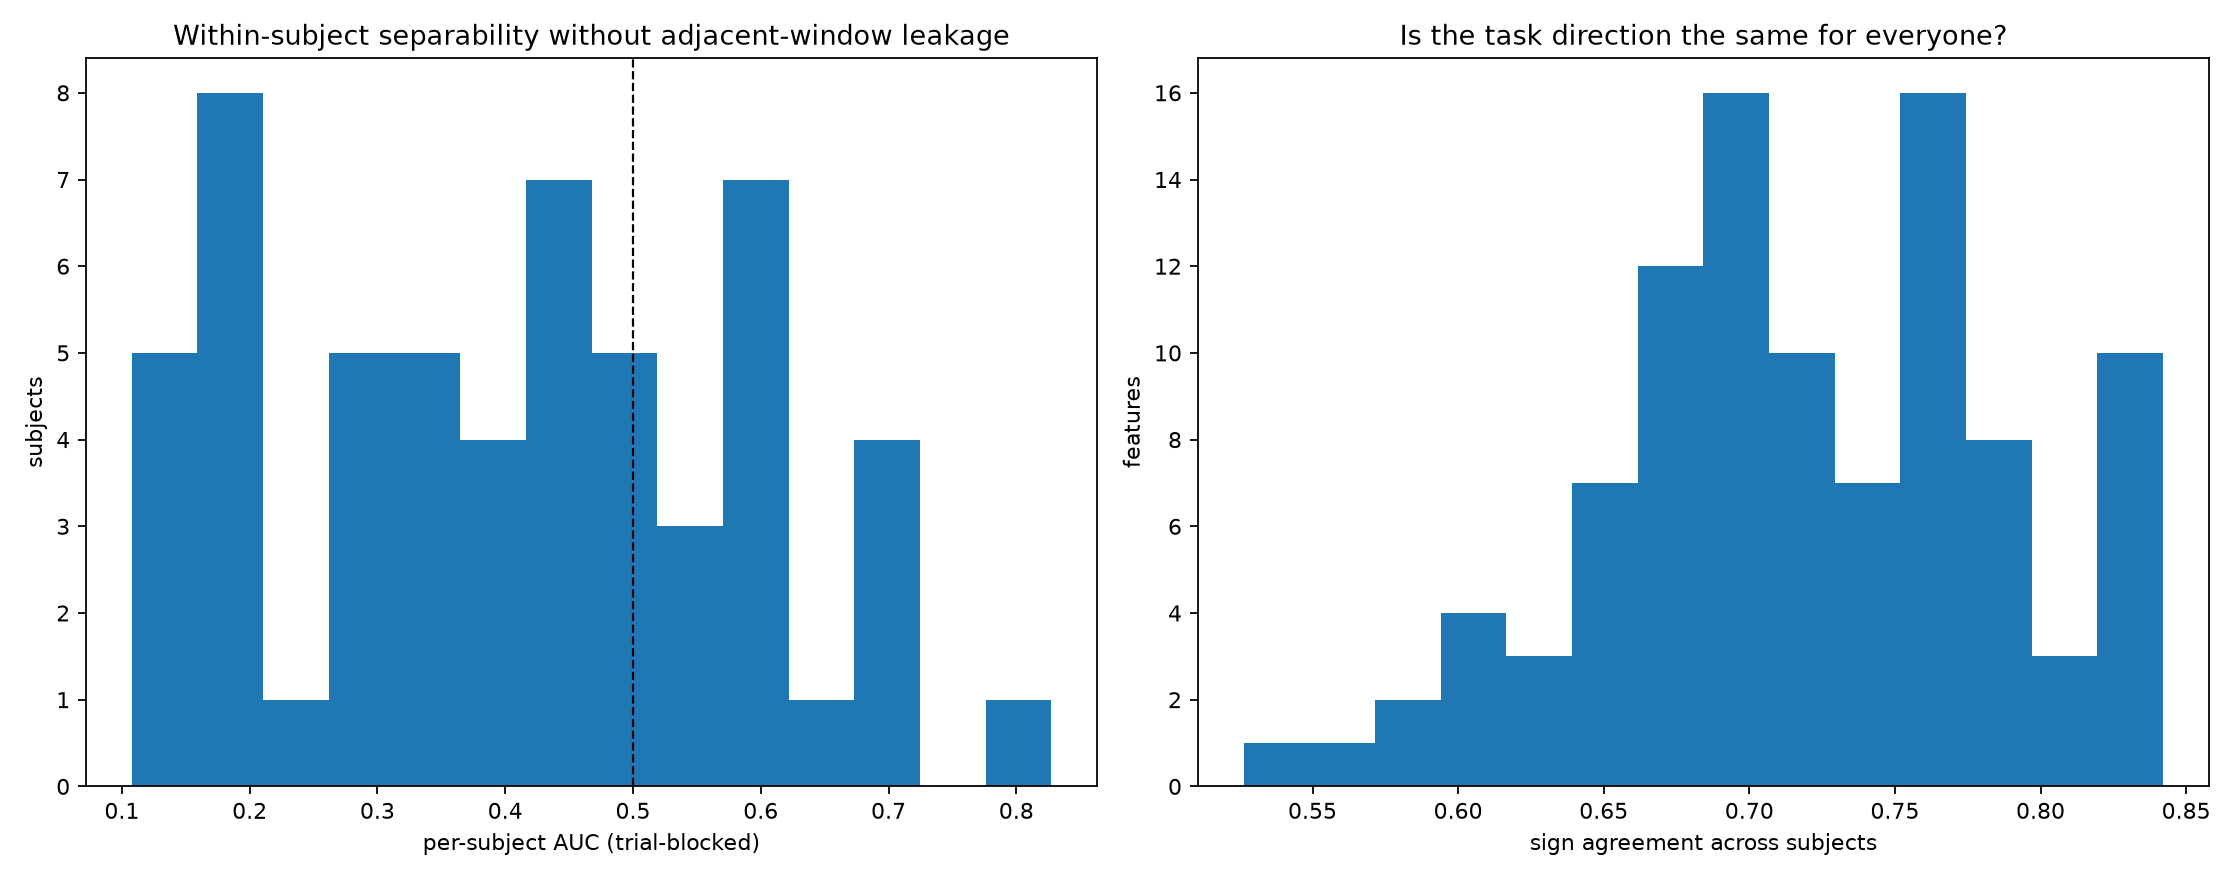

Recreate this plot in Python.
"""Second bottleneck check: is the within-subject advantage real, or window leakage?

Windows inside one trial are adjacent 6 s blocks of the same state, so a random
within-subject split puts near-duplicate neighbours on both sides. Here the
within-subject CV is grouped by trial, and we also measure whether the
label->feature direction is consistent across subjects.
"""
# --- test layout bootstrap (generated 2026-11-02): locate test/ root, shared modules and cache ---
import sys as _sys
from pathlib import Path as _Path
_HERE = _Path(__file__).resolve().parent
_TEST = _HERE
while _TEST.name != "test" and _TEST.parent != _TEST:
    _TEST = _TEST.parent
CACHE_DIR = _TEST / "cache"
if str(_TEST) not in _sys.path:
    _sys.path.append(str(_TEST))
for _d in sorted(_TEST.iterdir()):
    if _d.is_dir() and _d.name not in {"cache", "results", "pretrained_cache", "reports", "experiments", "_orphans", "__pycache__"}:
        if str(_d) not in _sys.path:
            _sys.path.append(str(_d))
# --- end bootstrap ---

import json
import sys
from pathlib import Path

import matplotlib
matplotlib.use('Agg')
import matplotlib.pyplot as plt
import numpy as np
from scipy.stats import spearmanr
from sklearn.feature_selection import SelectKBest, f_classif
from sklearn.linear_model import LogisticRegression
from sklearn.metrics import roc_auc_score
from sklearn.model_selection import StratifiedGroupKFold
from sklearn.pipeline import Pipeline
from sklearn.preprocessing import StandardScaler

ROOT = Path(__file__).resolve().parents[2]
OUT = _HERE
RESULTS = OUT / 'bottleneck_diagnosis_trials.json'
FIGURE = OUT / 'bottleneck_diagnosis_trials.png'


def main():
    if RESULTS.exists() or FIGURE.exists():
        raise FileExistsError('Refusing to overwrite trial-blocked diagnosis artifacts')
    cached = np.load(CACHE_DIR / 'highdim_deep_features.npz')
    X, y, groups = cached['X'].astype(np.float64), cached['y'], cached['groups']
    meta = json.load(open(_TEST / '03_deep/highdim_deep_results.json', encoding='utf-8'))['metadata']
    names = json.load(open(_TEST / '03_deep/highdim_deep_results.json', encoding='utf-8'))['feature_names']
    trials = np.array([f"{m['subject']}_{m['trial_id']}" for m in meta])
    assert len(trials) == len(y)

    print('[1/2] within-subject CV grouped by trial', flush=True)
    rows = {}
    for subject in sorted(set(groups)):
        ids = np.flatnonzero(groups == subject)
        yy, tt = y[ids], trials[ids]
        if np.bincount(yy, minlength=2).min() < 10 or len(set(tt)) < 4:
            rows[subject] = {'skipped': True}
            continue
        oof = np.full(len(ids), np.nan)
        cv = StratifiedGroupKFold(5, shuffle=True, random_state=0)
        for tr, te in cv.split(ids, yy, tt):
            model = Pipeline([('scale', StandardScaler()),
                              ('select', SelectKBest(f_classif, k=300)),
                              ('clf', LogisticRegression(C=1, max_iter=2000,
                                                         class_weight='balanced', random_state=0))])
            model.fit(X[ids[tr]], yy[tr])
            oof[te] = model.predict_proba(X[ids[te]])[:, 1]
        rows[subject] = {'AUC': float(roc_auc_score(yy, oof)), 'n': int(len(ids)),
                         'n_trials': int(len(set(tt))), 'task_fraction': float(yy.mean())}
        print(f'  subject {subject} AUC={rows[subject]["AUC"]:.4f} '
              f'windows={len(ids)} trials={rows[subject]["n_trials"]}', flush=True)
    aucs = np.array([r['AUC'] for r in rows.values() if 'AUC' in r])
    trial_summary = {'n_subjects': len(aucs), 'mean': float(aucs.mean()),
                     'median': float(np.median(aucs)),
                     'q25': float(np.quantile(aucs, .25)), 'q75': float(np.quantile(aucs, .75)),
                     'min': float(aucs.min()), 'max': float(aucs.max()),
                     'fraction_above_0.65': float((aucs > .65).mean())}
    print(json.dumps(trial_summary, indent=1), flush=True)

    print('[2/2] sign consistency of feature-label correlation across subjects', flush=True)
    fscore = f_classif(X, y)[0]
    fscore = np.nan_to_num(fscore, nan=0.0)
    top = np.argsort(fscore)[-100:]
    per_subject = {}
    for subject in sorted(set(groups)):
        ids = np.flatnonzero(groups == subject)
        yy = y[ids]
        if yy.min() == yy.max():
            continue
        rho = np.array([spearmanr(X[ids, j], yy).statistic for j in top])
        per_subject[subject] = np.nan_to_num(rho, nan=0.0)
    matrix = np.array(list(per_subject.values()))
    signs = np.sign(matrix)
    agreement = np.maximum((signs > 0).mean(0), (signs < 0).mean(0))
    strength = np.abs(matrix).mean(0)
    order = np.argsort(-strength)
    feature_rows = [{'feature': names[top[j]], 'mean_abs_rho': float(strength[j]),
                     'sign_agreement': float(agreement[j])} for j in order[:25]]
    sign_summary = {'median_sign_agreement': float(np.median(agreement)),
                    'mean_sign_agreement': float(agreement.mean()),
                    'fraction_agreement_above_0.8': float((agreement > .8).mean()),
                    'median_mean_abs_rho': float(np.median(strength))}
    print(json.dumps(sign_summary, indent=1), flush=True)
    print(json.dumps(feature_rows[:10], ensure_ascii=False, indent=1), flush=True)

    result = {'protocol': {
        'within_subject_cv': 'StratifiedGroupKFold(5) grouped by trial inside each subject',
        'features': '858-dim pool, SelectKBest(300) refitted inside every training fold',
        'sign_check': 'Spearman(label, feature) per subject on the 100 highest global F features'},
        'within_subject_trial_blocked': {'summary': trial_summary, 'subjects': rows},
        'sign_consistency': {'summary': sign_summary, 'top_features': feature_rows}}
    RESULTS.write_text(json.dumps(result, ensure_ascii=False, indent=2), encoding='utf-8')

    fig, axes = plt.subplots(1, 2, figsize=(14, 5.5))
    axes[0].hist(aucs, bins=14)
    axes[0].axvline(.5, color='k', ls='--', lw=1)
    axes[0].set(xlabel='per-subject AUC (trial-blocked)', ylabel='subjects',
                title='Within-subject separability without adjacent-window leakage')
    axes[1].hist(agreement, bins=14)
    axes[1].set(xlabel='sign agreement across subjects', ylabel='features',
                title='Is the task direction the same for everyone?')
    fig.tight_layout(); fig.savefig(FIGURE, dpi=160); plt.close(fig)
    print('COMPLETE trial_blocked=%.4f sign_agreement=%.3f' %
          (trial_summary['mean'], sign_summary['median_sign_agreement']), flush=True)


if __name__ == '__main__':
    main()
